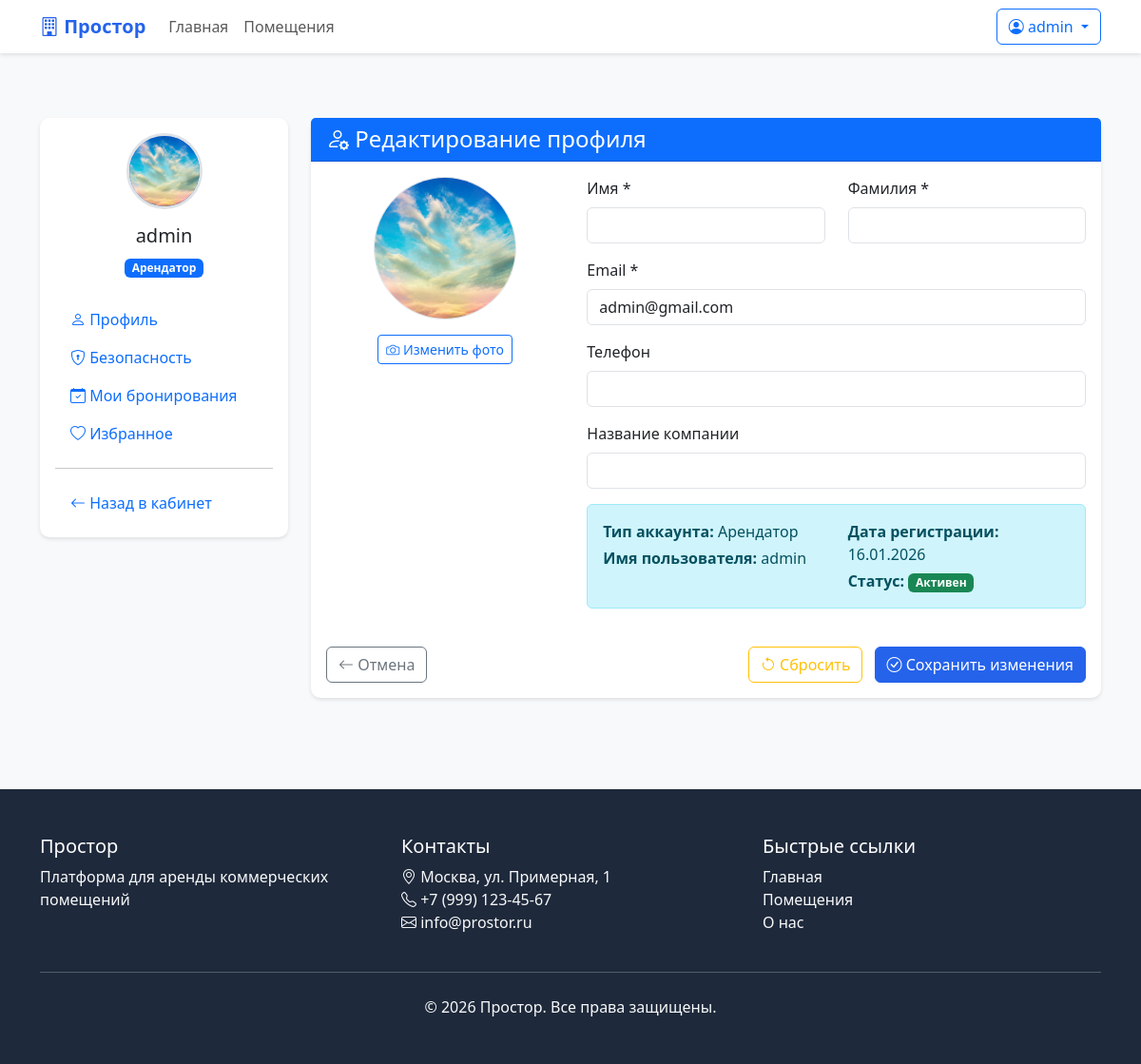
The app's page /profile/edit/ (signed in), older data.
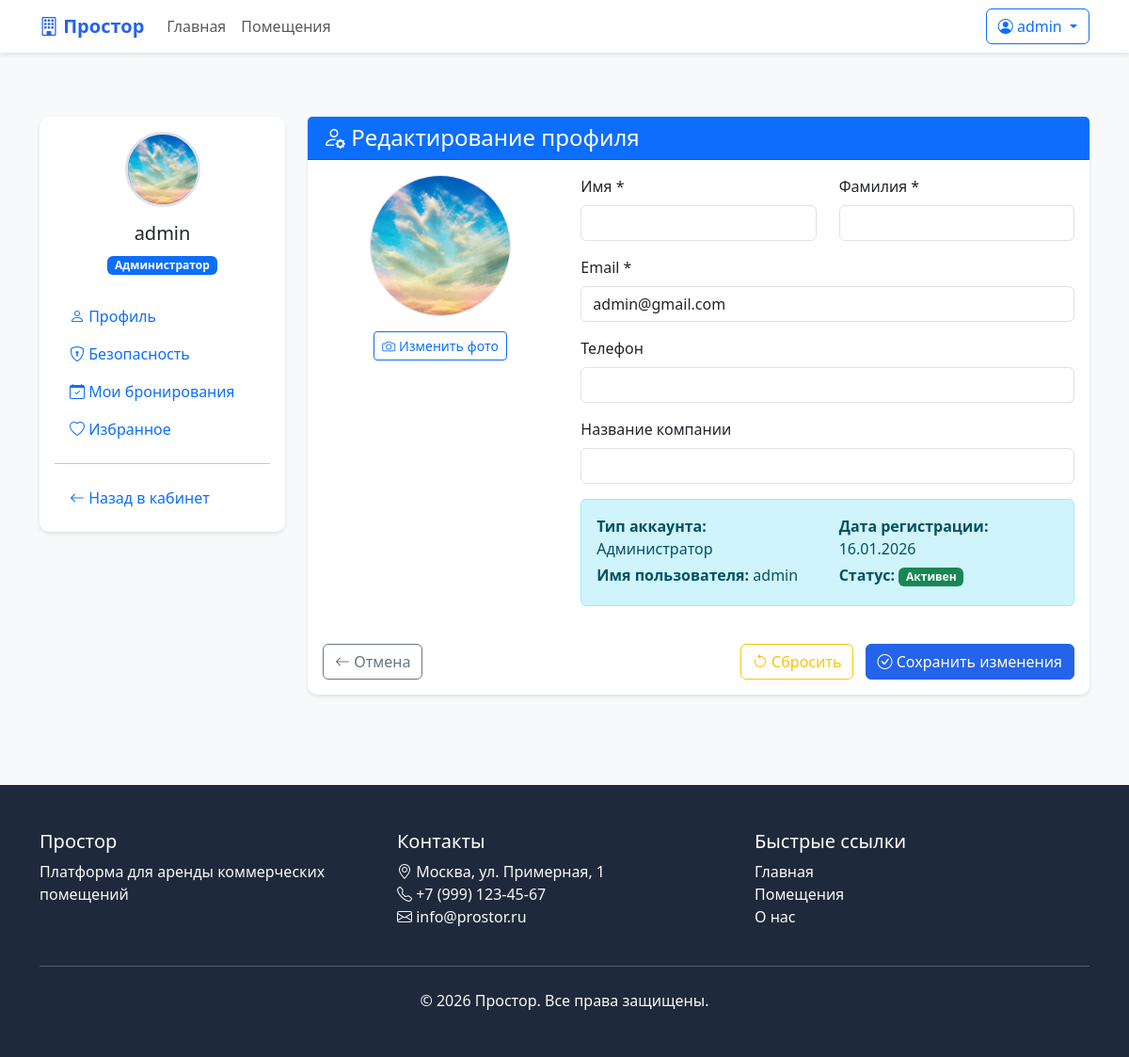
The same page, newer data.
### core/models.py (models this page shows, shortened)
class User(AbstractUser):
    USER_TYPE_CHOICES = (
        ('tenant', 'Арендатор'),
        ('landlord', 'Арендодатель'),
        ('admin', 'Администратор'),
    )
    user_type = models.CharField(max_length=20, choices=USER_TYPE_CHOICES, default='tenant')
    phone = models.CharField(max_length=20, blank=True)
    avatar = models.ImageField(upload_to='users/avatars/', blank=True, null=True)
    company_name = models.CharField(max_length=200, blank=True)
    address = models.TextField(blank=True)
    is_verified = models.BooleanField(default=False)
    created_at = models.DateTimeField(auto_now_add=True)
    class Meta:
        verbose_name = 'Пользователь'
        verbose_name_plural = 'Пользователи'
        db_table = 'custom_user'

### core/views.py (the view)
# urls.py: path('profile/edit/', views.edit_profile, name='edit_profile'),
@login_required
def edit_profile(request):
    if request.method == 'POST':
        form = ProfileEditForm(request.POST, request.FILES, instance=request.user)
        if form.is_valid():
            form.save()
            messages.success(request, 'Профиль успешно обновлен.')
            return redirect('dashboard')
    else:
        form = ProfileEditForm(instance=request.user)
    return render(request, 'core/edit_profile.html', {'form': form})

### core/forms.py
class ProfileEditForm(forms.ModelForm):
    class Meta:
        model = User
        fields = ['first_name', 'last_name', 'email', 'phone', 'company_name', 'address', 'avatar']
        widgets = {
            'first_name': forms.TextInput(attrs={'class': 'form-control'}),
            'last_name': forms.TextInput(attrs={'class': 'form-control'}),
            'email': forms.EmailInput(attrs={'class': 'form-control'}),
            'phone': forms.TextInput(attrs={'class': 'form-control'}),
            'company_name': forms.TextInput(attrs={'class': 'form-control'}),
            'address': forms.Textarea(attrs={'class': 'form-control', 'rows': 2}),
            'avatar': forms.FileInput(attrs={'class': 'form-control'}),
        }

### templates/core/edit_profile.html (shortened to what the changed rows need)
{% extends 'base.html' %}
{% block content %}
<div class="container py-5">
    <div class="row">
        <div class="col-lg-3 mb-4">
            <div class="card">
                <div class="card-body">
                    <div class="text-center mb-4">
                        <div class="avatar-circle bg-primary text-white d-inline-flex align-items-center justify-content-center rounded-circle mb-3"
                             style="width: 80px; height: 80px; font-size: 2rem;">
                            {% if user.avatar %}
                                <img src="{{ user.avatar.url }}" class="rounded-circle" style="width: 100%; height: 100%; object-fit: cover;">
                            {% else %}
                                {{ user.get_full_name|default:user.username|first|upper }}
                            {% endif %}
                        </div>
                        <h5>{{ user.get_full_name|default:user.username }}</h5>
                        <span class="badge bg-primary">{{ user.get_user_type_display }}</span>
                    </div>
                </div>
            </div>
        </div>
        <div class="col-lg-9">
            <div class="card">
                <div class="card-body">
                    <form method="post" enctype="multipart/form-data" novalidate>
                        <div class="row">
                            <div class="col-md-4 mb-4">
                                <div class="text-center">
                                    <div class="mb-3">
                                        <div class="avatar-circle bg-light border d-inline-flex align-items-center justify-content-center rounded-circle mb-3"
                                             style="width: 150px; height: 150px; font-size: 3rem; overflow: hidden;">
                                            {% if user.avatar %}
                                                <img src="{{ user.avatar.url }}" id="avatarPreview" class="w-100 h-100" style="object-fit: cover;">
                                            {% else %}
                                                <div id="avatarPreview" class="w-100 h-100 d-flex align-items-center justify-content-center bg-primary text-white">
                                                    {{ user.get_full_name|default:user.username|first|upper }}
                                                </div>
                                            {% endif %}
                                        </div>
                                    </div>
                                </div>
                            </div>
                            <div class="col-md-8">
                                <div class="row">
                                    <div class="col-md-6 mb-3">
                                        <label class="form-label">Имя *</label>
                                        {{ form.first_name }}
                                    </div>
                                    <div class="col-md-6 mb-3">
                                        <label class="form-label">Фамилия *</label>
                                        {{ form.last_name }}
                                    </div>
                                </div>
                                <div class="mb-3">
                                    <label class="form-label">Email *</label>
                                    {{ form.email }}
                                </div>
                                <div class="mb-3">
                                    <label class="form-label">Телефон</label>
                                    {{ form.phone }}
                                </div>
                                <div class="mb-3">
                                    <label class="form-label">Название компании</label>
                                    {{ form.company_name }}
                                </div>
                                <div class="alert alert-info">
                                    <div class="row">
                                        <div class="col-md-6">
                                            <p class="mb-1"><strong>Тип аккаунта:</strong> {{ user.get_user_type_display }}</p>
                                            <p class="mb-1"><strong>Имя пользователя:</strong> {{ user.username }}</p>
                                        </div>
                                        <div class="col-md-6">
                                            <p class="mb-1"><strong>Дата регистрации:</strong> {{ user.date_joined|date:"d.m.Y" }}</p>
                                            <p class="mb-0"><strong>Статус:</strong>
                                                {% if user.is_active %}
                                                <span class="badge bg-success">Активен</span>
                                                {% else %}
                                                <span class="badge bg-danger">Неактивен</span>
                                                {% endif %}
                                            </p>
                                        </div>
                                    </div>
                                </div>
                            </div>
                        </div>
                    </form>
                </div>
            </div>
        </div>
    </div>
</div>
{% endblock %}

### templates/base.html (shortened to what this page needs)
<!DOCTYPE html>
<html lang="ru">
<head>
    <link href="https://cdn.jsdelivr.net/npm/bootstrap@5.3.0/dist/css/bootstrap.min.css" rel="stylesheet">
    <link rel="stylesheet" href="https://cdn.jsdelivr.net/npm/bootstrap-icons@1.10.0/font/bootstrap-icons.css">
</head>
<body>
    <nav class="navbar navbar-expand-lg navbar-light bg-white fixed-top">
        <div class="container">
            <a class="navbar-brand" href="{% url 'home' %}">
                <i class="bi bi-building"></i> Простор
            </a>
            <div class="collapse navbar-collapse" id="navbarNav">
                <ul class="navbar-nav me-auto">
                    <li class="nav-item">
                        <a class="nav-link" href="{% url 'home' %}">Главная</a>
                    </li>
                    <li class="nav-item">
                        <a class="nav-link" href="{% url 'property_list' %}">Помещения</a>
                    </li>
                </ul>
                <div class="d-flex">
                    {% if user.is_authenticated %}
                        <div class="dropdown">
                            <button class="btn btn-outline-primary dropdown-toggle" type="button" data-bs-toggle="dropdown">
                                <i class="bi bi-person-circle"></i> {{ user.username }}
                            </button>
                        </div>
                    {% else %}
                        <a href="{% url 'login' %}" class="btn btn-outline-primary me-2">Войти</a>
                        <a href="{% url 'register' %}" class="btn btn-primary">Регистрация</a>
                    {% endif %}
                </div>
            </div>
        </div>
    </nav>
    <main>
        {% block content %}{% endblock %}
    </main>
    <footer class="py-5 mt-5">
        <div class="container">
            <div class="row">
                <div class="col-md-4">
                    <h5>Простор</h5>
                    <p class="text-light">Платформа для аренды коммерческих помещений</p>
                </div>
                <div class="col-md-4">
                    <h5>Контакты</h5>
                    <ul class="list-unstyled text-light">
                        <li><i class="bi bi-geo-alt"></i> Москва, ул. Примерная, 1</li>
                        <li><i class="bi bi-telephone"></i> +7 (999) 123-45-67</li>
                        <li><i class="bi bi-envelope"></i> info@prostor.ru</li>
                    </ul>
                </div>
                <div class="col-md-4">
                    <h5>Быстрые ссылки</h5>
                    <ul class="list-unstyled">
                        <li><a href="{% url 'home' %}" class="text-light text-decoration-none">Главная</a></li>
                        <li><a href="{% url 'property_list' %}" class="text-light text-decoration-none">Помещения</a></li>
                        <li><a href="#" class="text-light text-decoration-none">О нас</a></li>
                    </ul>
                </div>
            </div>
            <hr class="my-4 text-light">
            <div class="text-center">
                <p class="text-light mb-0">&copy; 2026 Простор. Все права защищены.</p>
            </div>
        </div>
    </footer>
</body>
</html>

Row changes from the older to the newer data that the page shows:
changed User "admin": user_type "Арендатор" → "Администратор"
